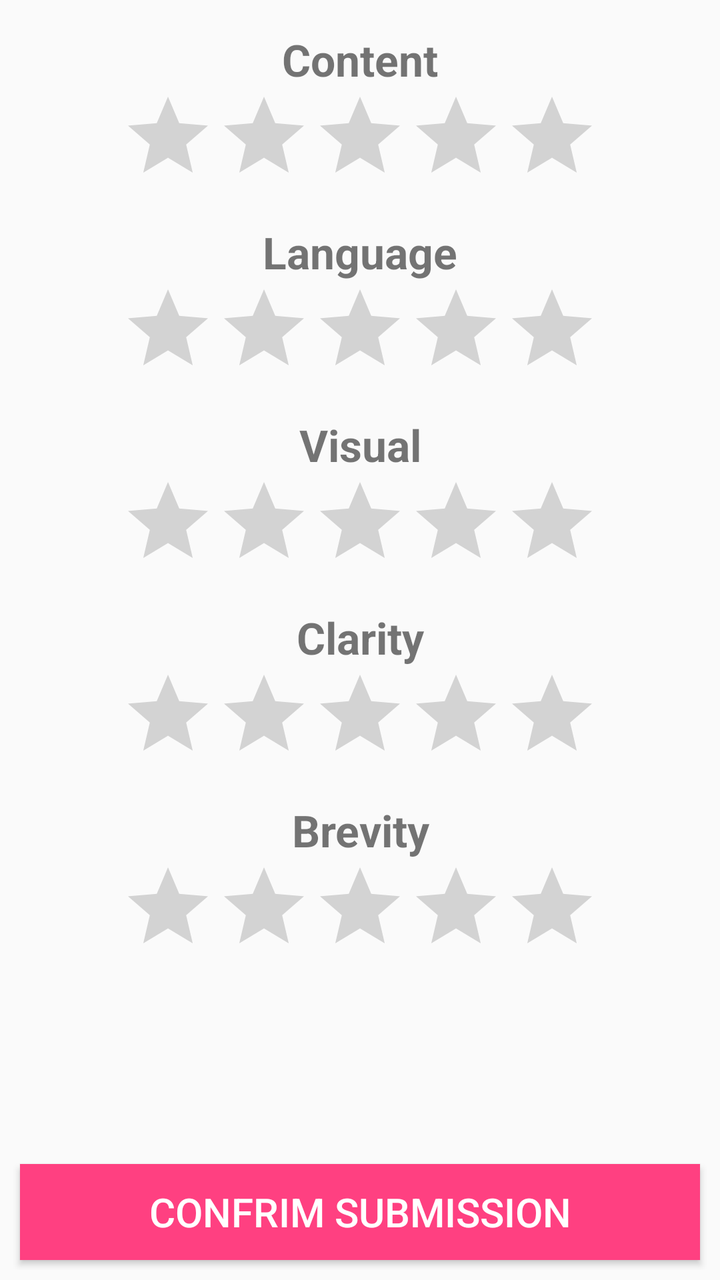
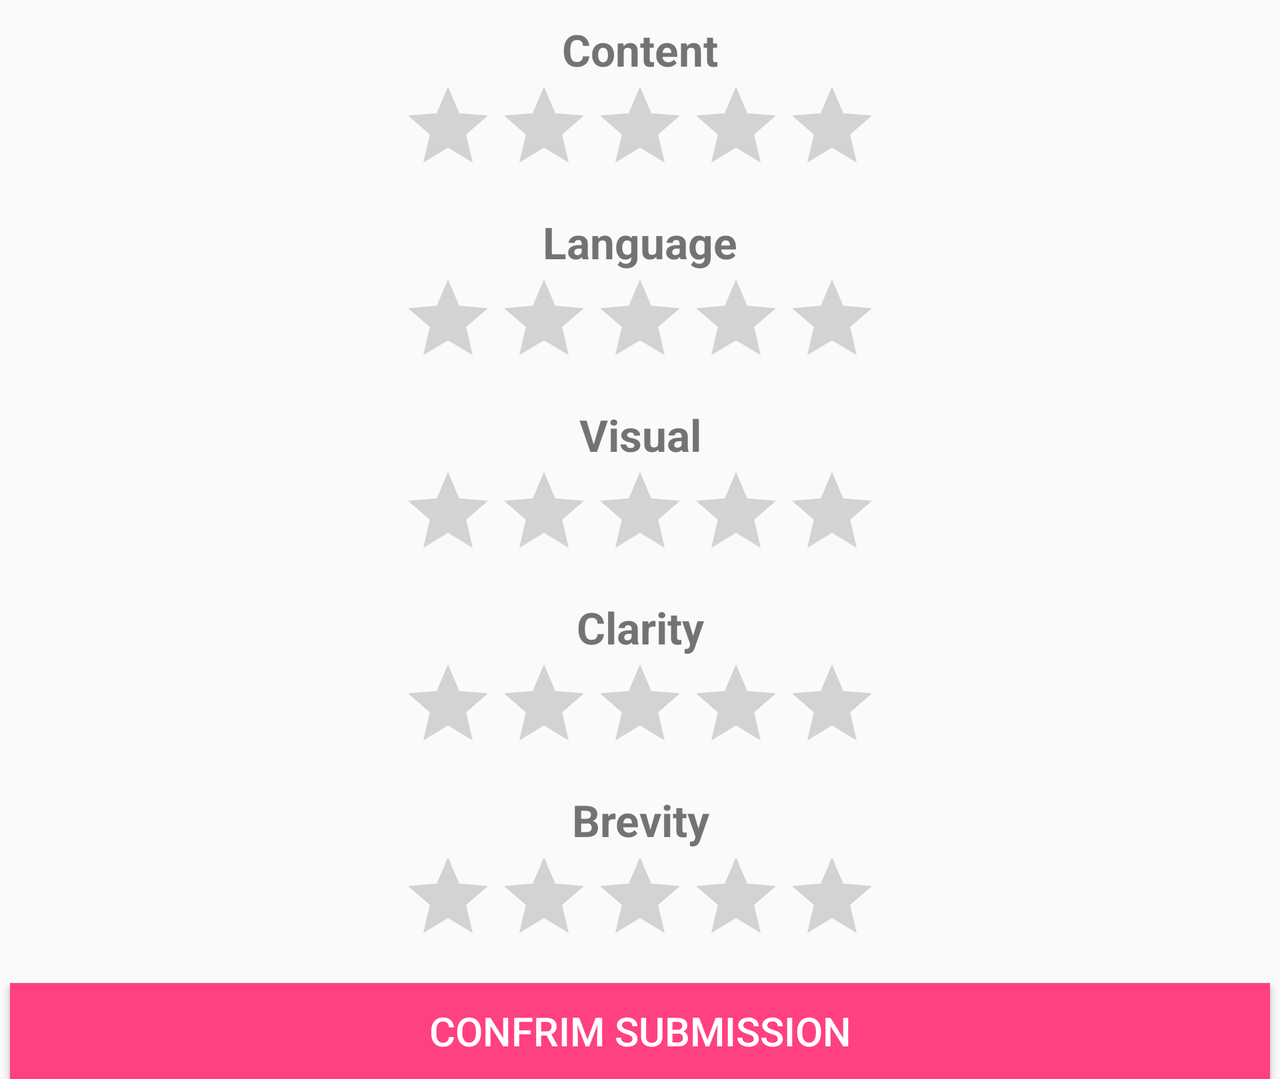

Compare how this app lays out the same screen by default and in its alternative resource folder. The renders come first, then the two layout files and the values they reference.
<!-- AndroidManifest.xml: application theme AppTheme -->
<!-- res/layout/activity_overallgrade.xml -->
<?xml version="1.0" encoding="utf-8"?>

<LinearLayout
  xmlns:android="http://schemas.android.com/apk/res/android"
  android:layout_width="match_parent"
  android:layout_height="wrap_content"
  android:orientation="vertical"
  android:layout_margin="5dp"
  android:gravity="center_vertical">

  <ScrollView
    android:layout_width="match_parent"
    android:layout_height="wrap_content"
    android:layout_alignParentStart="true"
    android:layout_alignParentTop="true">

    <RelativeLayout
      android:layout_width="match_parent"
      android:layout_height="wrap_content">

      <TextView
        android:id="@+id/overall_content_tv"
        android:textStyle="bold"
        android:layout_width="match_parent"
        android:layout_height="wrap_content"
        android:layout_marginTop="10dp"
        android:gravity="center_horizontal"
        android:text="@string/content"
        android:textSize="22sp"/>

      <RatingBar
        android:id="@+id/overall_content_rb"
        android:layout_width="wrap_content"
        android:layout_height="wrap_content"
        android:layout_below="@id/overall_content_tv"
        android:layout_centerHorizontal="true"
        android:numStars="5"
        android:stepSize="1"/>

      <TextView
        android:id="@+id/overall_language_tv"
        android:textStyle="bold"
        android:layout_width="match_parent"
        android:layout_height="wrap_content"
        android:layout_marginTop="10dp"
        android:layout_below="@id/overall_content_rb"
        android:gravity="center_horizontal"
        android:text="@string/language"
        android:textSize="22sp"/>

      <RatingBar
        android:id="@+id/overall_language_rb"
        android:layout_width="wrap_content"
        android:layout_height="wrap_content"
        android:layout_below="@id/overall_language_tv"
        android:layout_centerHorizontal="true"
        android:numStars="5"
        android:stepSize="1"/>

      <TextView
        android:id="@+id/overall_visual_tv"
        android:textStyle="bold"
        android:layout_width="match_parent"
        android:layout_height="wrap_content"
        android:layout_marginTop="10dp"
        android:layout_below="@id/overall_language_rb"
        android:gravity="center_horizontal"
        android:text="@string/visual"
        android:textSize="22sp"/>

      <RatingBar
        android:id="@+id/overall_visual_rb"
        android:layout_width="wrap_content"
        android:layout_height="wrap_content"
        android:layout_below="@id/overall_visual_tv"

        android:layout_centerHorizontal="true"
        android:numStars="5"
        android:stepSize="1"/>

      <TextView
        android:id="@+id/overall_clarity_tv"
        android:textStyle="bold"
        android:layout_width="match_parent"
        android:layout_height="wrap_content"
        android:layout_marginTop="10dp"
        android:layout_below="@id/overall_visual_rb"
        android:gravity="center_horizontal"
        android:text="@string/clarity"
        android:textSize="22sp"/>

      <RatingBar
        android:id="@+id/overall_clarity_rb"
        android:layout_width="wrap_content"
        android:layout_height="wrap_content"
        android:layout_below="@id/overall_clarity_tv"
        android:layout_centerHorizontal="true"
        android:numStars="5"
        android:stepSize="1"/>

      <TextView
        android:id="@+id/overall_brevity_tv"
        android:textStyle="bold"
        android:layout_width="match_parent"
        android:layout_height="wrap_content"
        android:layout_marginTop="10dp"
        android:layout_below="@id/overall_clarity_rb"
        android:gravity="center_horizontal"
        android:text="@string/brevity"
        android:textSize="22sp"/>

      <RatingBar
        android:id="@+id/overall_brevity_rb"
        android:layout_width="wrap_content"
        android:layout_height="wrap_content"
        android:layout_below="@id/overall_brevity_tv"
        android:layout_centerHorizontal="true"
        android:numStars="5"
        android:stepSize="1"/>

    </RelativeLayout>
  </ScrollView>

  <View
    android:layout_width="0dp"
    android:layout_height="0dp"
    android:layout_weight="1" />

  <Button
    android:id="@+id/test"
    android:layout_width="match_parent"
    android:layout_height="wrap_content"
    android:background="@color/colorAccent"
    android:layout_margin="5dp"
    android:text="@string/overall_bt"
    android:textSize="20sp"
    android:textColor="@color/whiteColor"
    android:onClick="overallSubmit"/>

</LinearLayout>
<!-- resources referenced by this layout -->
<resources>
  <color name="colorAccent">#FF4081</color>
  <color name="whiteColor">#ffffff</color>
  <string name="brevity">Brevity</string>
  <string name="clarity">Clarity</string>
  <string name="content">Content</string>
  <string name="language">Language</string>
  <string name="overall_bt">CONFRIM SUBMISSION</string>
  <string name="visual">Visual</string>
  <style name="AppTheme" parent="Theme.AppCompat.Light.DarkActionBar">
      <item name="colorPrimary">@color/colorPrimaryDark</item>
      <item name="colorPrimaryDark">@color/colorPrimaryDark</item>
      <item name="colorAccent">@color/colorAccent</item>
    </style>
  <color name="colorPrimaryDark">#283667</color>
</resources>
<!-- res/layout-land/activity_overallgrade.xml (the repository's variant of the layout above) -->
<!-- drawn on the phone turned sideways -->
<?xml version="1.0" encoding="utf-8"?>

<ScrollView
  xmlns:android="http://schemas.android.com/apk/res/android"
  android:layout_width="match_parent"
  android:layout_height="wrap_content"
  android:layout_alignParentStart="true"
  android:layout_alignParentTop="true">

  <RelativeLayout
    android:layout_width="match_parent"
    android:layout_height="wrap_content">

    <TextView
      android:id="@+id/overall_content_tv"
      android:textStyle="bold"
      android:layout_width="match_parent"
      android:layout_height="wrap_content"
      android:layout_marginTop="10dp"
      android:gravity="center_horizontal"
      android:text="@string/content"
      android:textSize="22sp"/>

    <RatingBar
      android:id="@+id/overall_content_rb"
      android:layout_width="wrap_content"
      android:layout_height="wrap_content"
      android:layout_below="@id/overall_content_tv"
      android:layout_centerHorizontal="true"
      android:numStars="5"
      android:stepSize="1"/>

    <TextView
      android:id="@+id/overall_language_tv"
      android:textStyle="bold"
      android:layout_width="match_parent"
      android:layout_height="wrap_content"
      android:layout_marginTop="10dp"
      android:layout_below="@id/overall_content_rb"
      android:gravity="center_horizontal"
      android:text="@string/language"
      android:textSize="22sp"/>

    <RatingBar
      android:id="@+id/overall_language_rb"
      android:layout_width="wrap_content"
      android:layout_height="wrap_content"
      android:layout_below="@id/overall_language_tv"
      android:layout_centerHorizontal="true"
      android:numStars="5"
      android:stepSize="1"/>

    <TextView
      android:id="@+id/overall_visual_tv"
      android:textStyle="bold"
      android:layout_width="match_parent"
      android:layout_height="wrap_content"
      android:layout_marginTop="10dp"
      android:layout_below="@id/overall_language_rb"
      android:gravity="center_horizontal"
      android:text="@string/visual"
      android:textSize="22sp"/>

    <RatingBar
      android:id="@+id/overall_visual_rb"
      android:layout_width="wrap_content"
      android:layout_height="wrap_content"
      android:layout_below="@id/overall_visual_tv"

      android:layout_centerHorizontal="true"
      android:numStars="5"
      android:stepSize="1"/>

    <TextView
      android:id="@+id/overall_clarity_tv"
      android:textStyle="bold"
      android:layout_width="match_parent"
      android:layout_height="wrap_content"
      android:layout_marginTop="10dp"
      android:layout_below="@id/overall_visual_rb"
      android:gravity="center_horizontal"
      android:text="@string/clarity"
      android:textSize="22sp"/>

    <RatingBar
      android:id="@+id/overall_clarity_rb"
      android:layout_width="wrap_content"
      android:layout_height="wrap_content"
      android:layout_below="@id/overall_clarity_tv"
      android:layout_centerHorizontal="true"
      android:numStars="5"
      android:stepSize="1"/>

    <TextView
      android:id="@+id/overall_brevity_tv"
      android:textStyle="bold"
      android:layout_width="match_parent"
      android:layout_height="wrap_content"
      android:layout_marginTop="10dp"
      android:layout_below="@id/overall_clarity_rb"
      android:gravity="center_horizontal"
      android:text="@string/brevity"
      android:textSize="22sp"/>

    <RatingBar
      android:id="@+id/overall_brevity_rb"
      android:layout_width="wrap_content"
      android:layout_height="wrap_content"
      android:layout_below="@id/overall_brevity_tv"
      android:layout_centerHorizontal="true"
      android:numStars="5"
      android:stepSize="1"/>

    <Button
      android:id="@+id/test"
      android:layout_width="match_parent"
      android:layout_height="wrap_content"
      android:background="@color/colorAccent"
      android:layout_below="@id/overall_brevity_rb"
      android:layout_alignParentBottom="true"
      android:layout_margin="5dp"
      android:text="@string/overall_bt"
      android:textSize="20sp"
      android:textColor="@color/whiteColor"
      android:onClick="overallSubmit"/>

  </RelativeLayout>
</ScrollView>
